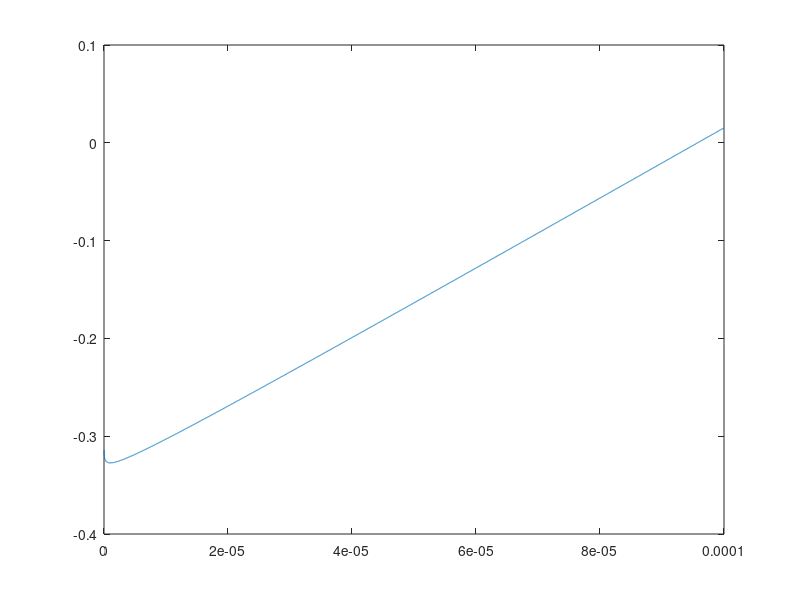
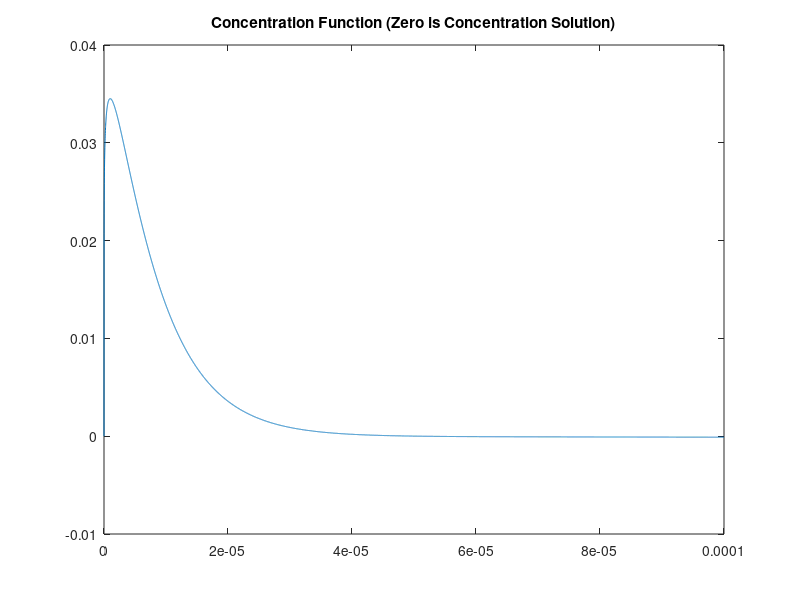

The MATLAB source for these figures, in order:
close all

C1 = 0:.00000001:10^-4;
C2 = 10^-7 ;
T = 298;
R = 8.31;
epsilon = 4
epsilon0 = 8.85*10^-12
F = 96485.3321;
q = 1.6*10^(-19);
Clcon = -10^(-4);
% volume in liters
r = .5*10^(-6);
n = 6.022*10^23
C = epsilon*epsilon0*4*pi*r^2/(8*10^-9);

Vol = (4/3)*pi*r^3* 1000;
figure
dphi = Vol.*q.*n*((-log(C1) - 5).*10^-6 + C1 + Clcon)/C;
title('membrane voltage')
plot(C1,dphi);
figure
f =C2.*exp(-F.*dphi/(R*T)) - C1;
plot(C1,f)
title('Concentration Function (Zero is Concentration Solution)')
disp(f)

%H+ Concentration = 5.1 * 10^-5

 Ce = 5.1*10^-5
 dphi = -log(Ce/10^-7)*R*T/F 
 %dphi = Vol*q*n*((-log(Ce) - 5)*10^-6 + Ce + Clcon)/C